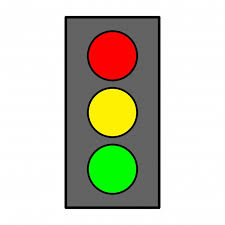
#> input picture practical/ml_practice/OpenCV/Color_detection/images.jpg, 225 x 225 px, found by its file name
$ python color.py
#> lines starting #> are read from the running program, lines starting #| are printed output that depends on the picture; after the words box and inside, x2 and y2 are one past the last pixel; in counts of white or black regions, pixels touching at a corner belong together
# color detection using hsv color space
# hue - represents the colour
# saturation - represents the grayness
# value - rpresents the darkness
import numpy as np
import matplotlib.pyplot as plt
import cv2 as cv

img=cv.imread(r'.venv\practical\ml_practice\OpenCV\Color_detection\images.jpg')
#> img is the input picture: shape (225, 225, 3); mean B, G, R 183.3, 200.1, 200.5

def findred(img):
    hsv=cv.cvtColor(img,cv.COLOR_BGR2HSV)
#> hsv: shape (225, 225, 3); mean H, S, V 6.8, 29.8, 209.4

    # red colour range
    lower_range=(0,100,100)
    upper_range=(10,255,255)
    # creating a mask
    mask=cv.inRange(hsv,lower_range,upper_range)
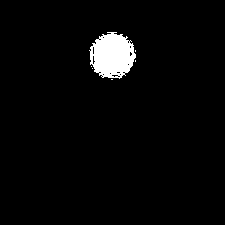
#> mask: shape (225, 225); 3.1% white; 6 white regions (5 under 20 px), largest, box (x1, y1, x2, y2) and area: (89, 32, 136, 79) 1572
    mask1=cv.medianBlur(mask,9)
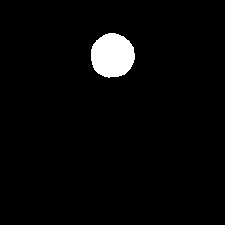
#> mask1: shape (225, 225); 3.1% white; 1 white region

# find contours
    contours,_=cv.findContours(mask1,cv.RETR_EXTERNAL,cv.CHAIN_APPROX_SIMPLE)
#> contours = 1 contour; box (x1, y1, x2, y2) and area: (91, 33, 135, 78) 1486

# draw rectangle
    if contours:
         cnt=contours[0]
#> cnt = contour of 63 points, box (x1, y1, x2, y2) (91, 33, 135, 78), area 1486
         x,y,w,h=cv.boundingRect(cnt)
#> x = 91; y = 33; w = 44; h = 45
         cv.rectangle(img,(x,y),(x+w,y+h),(0,0,255),2)
         cv.putText(img,'RED',(x,y),cv.FONT_HERSHEY_COMPLEX,1,(0,0,255),2)
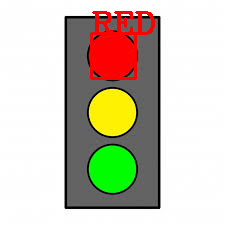
#> img: shape (225, 225, 3); mean B, G, R 181.1, 197.9, 203.4
    else:
         print('colour not detected')

def findyellow(img):
    hsv=cv.cvtColor(img,cv.COLOR_BGR2HSV)
#> hsv: shape (225, 225, 3); mean H, S, V 6, 34.3, 212.2

    # red colour range
    lower_range=(25,100,100)
    upper_range=(35,255,255)
    # creating a mask
    mask=cv.inRange(hsv,lower_range,upper_range)
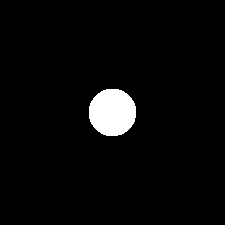
#> mask: shape (225, 225); 3.5% white; 1 white region, box (x1, y1, x2, y2) and area: (89, 89, 136, 136) 1779
    mask1=cv.medianBlur(mask,9)
#> mask1: shape (225, 225); 3.5% white; 1 white region

# find contours
    contours,_=cv.findContours(mask1,cv.RETR_EXTERNAL,cv.CHAIN_APPROX_SIMPLE)
#> contours = 1 contour; box (x1, y1, x2, y2) and area: (89, 89, 136, 136) 1682

# draw rectangle
    if contours:
         cnt=contours[0]
#> cnt = contour of 72 points, box (x1, y1, x2, y2) (89, 89, 136, 136), area 1682
         x,y,w,h=cv.boundingRect(cnt)
#> x = 89; y = 89; w = 47; h = 47
         cv.rectangle(img,(x,y),(x+w,y+h),(0,255,255),2)
         cv.putText(img,'yellow',(x,y),cv.FONT_HERSHEY_COMPLEX,1,(0,255,255),2)
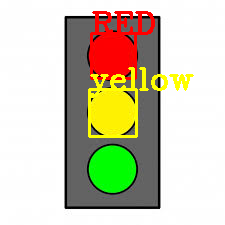
#> img: shape (225, 225, 3); mean B, G, R 178.2, 201.8, 206.6
    else:
         print('colour not detected')

def fingGreen(img):
    hsv=cv.cvtColor(img,cv.COLOR_BGR2HSV)
#> hsv: shape (225, 225, 3); mean H, S, V 6.2, 39.7, 215.4

    # red colour range
    lower_range=(45,100,100)
    upper_range=(65,255,255)
    # creating a mask
    mask=cv.inRange(hsv,lower_range,upper_range)
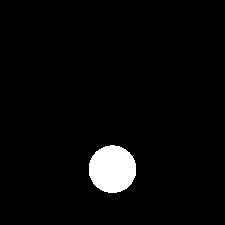
#> mask: shape (225, 225); 3.5% white; 1 white region, box (x1, y1, x2, y2) and area: (89, 145, 136, 193) 1782
    mask1=cv.medianBlur(mask,9)
#> mask1: shape (225, 225); 3.5% white; 1 white region

# find contours
    contours,_=cv.findContours(mask1,cv.RETR_EXTERNAL,cv.CHAIN_APPROX_SIMPLE)
#> contours = 1 contour; box (x1, y1, x2, y2) and area: (89, 145, 136, 193) 1696

# draw rectangle
    if contours:
         cnt=contours[0]
#> cnt = contour of 68 points, box (x1, y1, x2, y2) (89, 145, 136, 193), area 1696
         x,y,w,h=cv.boundingRect(cnt)
#> x = 89; y = 145; w = 47; h = 48
         cv.rectangle(img,(x,y),(x+w,y+h),(0,255,0),2)
         cv.putText(img,'green',(x,y),cv.FONT_HERSHEY_COMPLEX,1,(0,255,0),2)
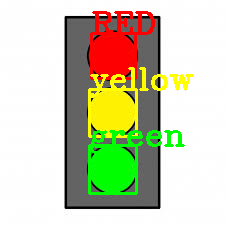
#> img: shape (225, 225, 3); mean B, G, R 175.8, 205, 203.5
    else:
         print('colour not detected')

findred(img)
findyellow(img)
fingGreen(img)

cv.imshow('image',img)
# cv.imshow('mask',mask)
# cv.imshow('mask1',msk_image)

cv.waitKey(0)
cv.destroyAllWindows()
